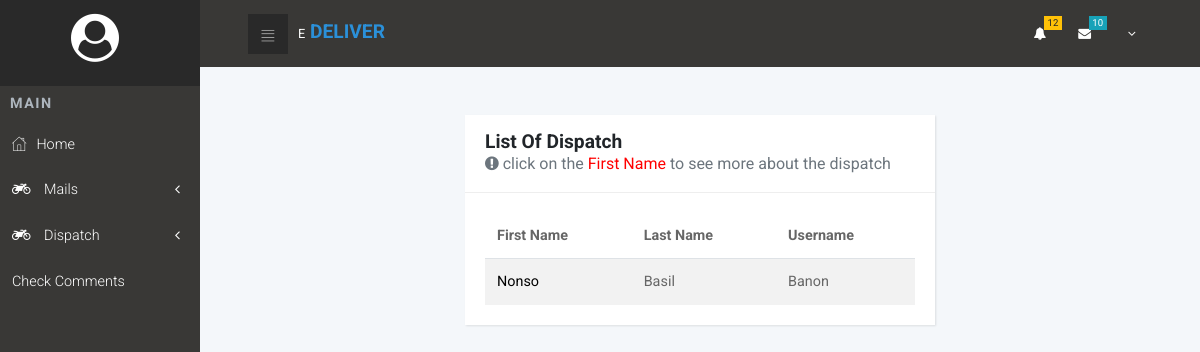
/dispatchManagement/, run on the app's committed database.
### TestApp/models.py (models this page shows, shortened)
class Dispatch(models.Model):
    first_name=models.CharField(max_length=80)
    last_name=models.CharField(max_length=80)
    username = models.CharField(max_length=80,unique=True,)
    id=models.CharField(primary_key=True, max_length=80)

### TestApp/views.py (the view)
# urls.py: path('dispatchManagement/', dispatchManagement , name='dispatchManagement'),
def dispatchManagement(request):
    items = CustomUser.objects.filter(is_superuser=False)
    item2 = Dispatch.objects.all()
    context={
        'items':items,
        'item2':item2
    }
    return render(request,'dispatchmgt.html',context)

### templates/dispatchmgt.html (shortened to what this page needs)
{% extends "base.html" %}
{% load static %}
{% block content %}
{% include "nav.html" %}
<div class="col-lg-6 mx-auto mt-5">
    <div class="card">
        <div class="card-header mb-0">
            <h3>List Of Dispatch</h3>
            <div class="text-muted "> <i class="fa fa-exclamation-circle    "></i> click on the <span style="color: red;">First Name</span> to see more about the dispatch</div>
        </div>
            <div class="card-body mt-0">
                <div class="table-responsive">
                    <table class="table table-striped ">
                        <thead class="thead-inverse">
                            <tr>
                                <th>First Name</th>
                                <th>Last Name</th>
                                <th>Username</th>
                            </tr>
                            </thead>
                            <tbody>
                                {% for item in item2  %}
                                <tr>
                                     <td> <a href="">{{item.first_name | capfirst}}</a></td>
                                    <td>{{item.last_name | capfirst}}</td>
                                    <td>{{item.username | capfirst}}</td>
                                </tr>
                                {% endfor %}
                            </tbody>
                    </table>
                </div>
            </div>
    </div>
</div>
{% endblock content %}

### static/css/style.blue.css (style rules this page uses)
a { display: inline-block; text-decoration: none; color: #fff; }
body { overflow-x: hidden; }
i { display: inline-block; }
span { display: inline-block; }
table { font-size: 0.9em; color: #666; }
.card { margin-bottom: 30px; -webkit-box-shadow: 1px 1px 2px rgba(0, 0, 0, 0.1); box-shadow: 1px 1px 2px rgba(0, 0, 0, 0.1); }
.card-header h1, .card-header h2, .card-header h3, .card-header h4, .card-header h5, .card-header h6 { margin-bottom: 0; }
.table { margin-bottom: 0; color: #666; }
.table td, .table th { border-color: #dee2e6; }
.table thead th { border: none; }
.table-striped tbody tr { -webkit-transition: all 0.3s; transition: all 0.3s; }
body { font-family: "Roboto", sans-serif; font-size: 1rem; font-weight: 400; line-height: 1.5; color: #212529; background-color: #fff; }
a { color: #2b90d9; text-decoration: none; }
h1, h2, h3, h4, h5, h6, .h1, .h2, .h3, .h4, .h5, .h6 { margin-bottom: 0.5rem; font-family: inherit; font-weight: 700; line-height: 1.1; color: inherit; }
h3, .h3 { font-size: 1.2rem; }
.card { background-color: #fff; border: 0 solid #eee; border-radius: 0; }
.card-body { padding: 1.25rem; }
.card-header { padding: 1rem 1.25rem; background-color: #fff; border-bottom: 1px solid #eee; }
.card-header:first-child { border-radius: 0 0 0 0; }

### templates/dispatchmgt.html (style rules this page uses)
a { color:black }

### data on the page
Dispatch: first_name "Nonso", last_name "Basil", username "Banon"
